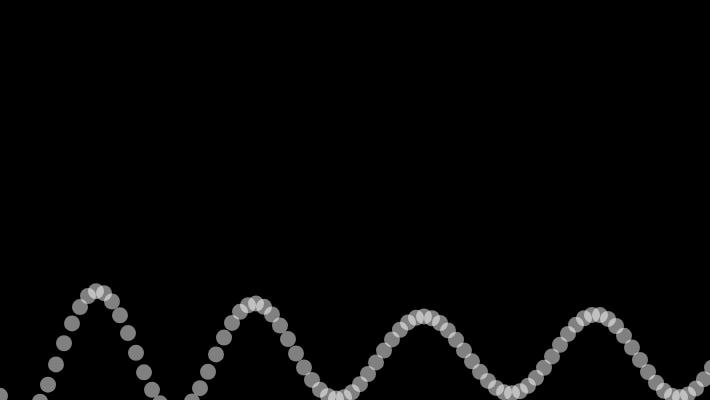
Frame 1 (no input)
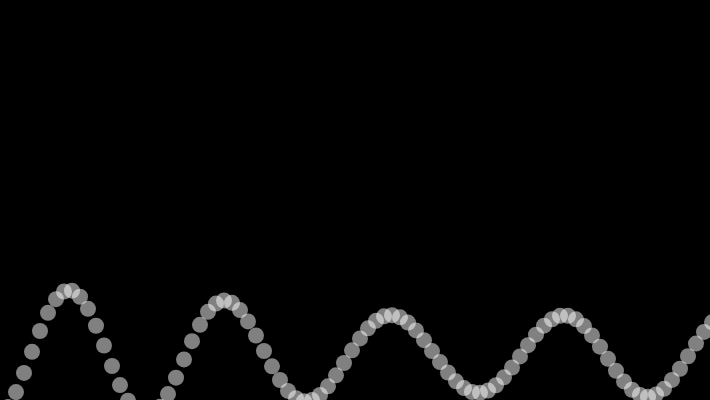
Frame 60 (no input)
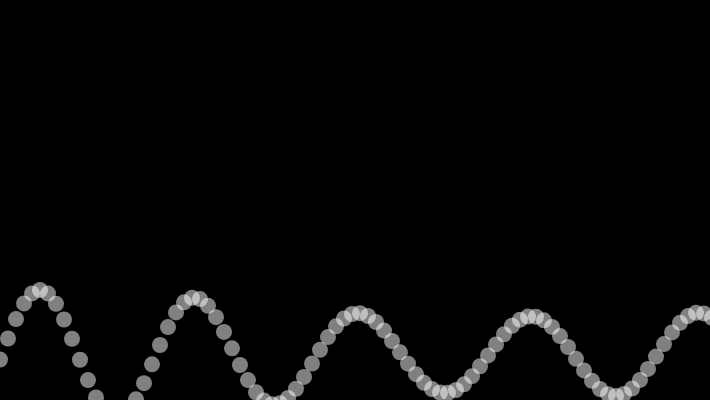
Frame 120 (the mouse pressed at the canvas centre since frame 60)

The p5.js sketch that drew these frames (run headless with seeded random() and noise() and a simulated clock; from frame 60 on, the mouse is pressed at the canvas centre):

// p5.js sketch
// ── sketch.js
let xspacing = 8; // Distance between each horizontal location
let w; // Width of entire wave
let maxwaves = 4; // total # of waves to add together

let theta = 0.0;
let amplitude = new Array(maxwaves); // Height of wave
// Value for incrementing X, to be calculated
// as a function of period and xspacing
let dx = new Array(maxwaves);
// Using an array to store height values
// for the wave (not entirely necessary)
let yvalues;

function setup() {
  createCanvas(710, 400);
  frameRate(30);
  colorMode(RGB, 255, 255, 255, 100);
  w = width + 16;

  for (let i = 0; i < maxwaves; i++) {
    amplitude[i] = random(10, 30);
    let period = random(100, 300); // Num pixels before wave repeats
    dx[i] = (TWO_PI / period) * xspacing;
  }

  yvalues = new Array(floor(w / xspacing));
}

function draw() {
  background(0);
  calcWave();
  renderWave();
}

function calcWave() {
  // Increment theta (try different values
  // for 'angular velocity' here
  theta += 0.02;

  // Set all height values to zero
  for (let i = 0; i < yvalues.length; i++) {
    yvalues[i] = 0;
  }

  // Accumulate wave height values
  for (let j = 0; j < maxwaves; j++) {
    let x = theta;
    for (let i = 0; i < yvalues.length; i++) {
      // Every other wave is cosine instead of sine
      if (j % 2 == 0) yvalues[i] += sin(x) * amplitude[j];
      else yvalues[i] += cos(x) * amplitude[j];
      x += dx[j];
    }
  }
}

function renderWave() {
  // A simple way to draw the wave with an ellipse at each location
  noStroke();
  fill(255, 50);
  ellipseMode(CENTER);
  for (let x = 0; x < yvalues.length; x++) {
    ellipse(x * xspacing, width / 2 + yvalues[x], 16, 16);
  }
}
